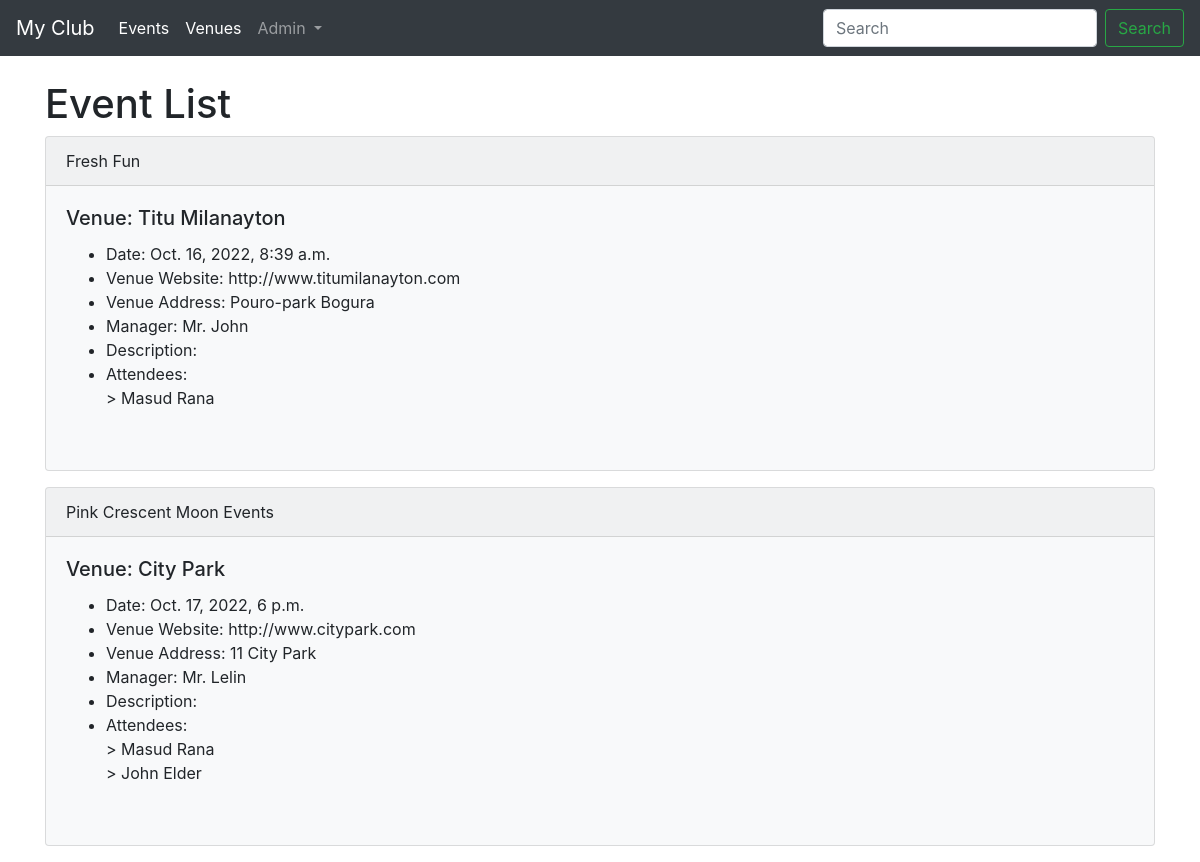
Screenshot of /events/ with the database file from the repository.
### events/models.py (models this page shows)
class Event(models.Model):
	name = models.CharField('Event name', max_length=120)
	event_date = models.DateTimeField('Event date')
	venue = models.ForeignKey(Venue, null=True, on_delete=models.CASCADE)
	manager = models.CharField(max_length=120)
	description = models.TextField(blank=True)
	attendees = models.ManyToManyField(MyClubUser,blank=True)
	class Meta:
		ordering = ('name',)
	def __str__(self):
		return self.name

class Venue(models.Model):
	name = models.CharField('Venue name', max_length=120)
	address = models.CharField(max_length=300)
	zip_code = models.CharField('Zip Code',max_length=10,blank=True)
	phone = models.CharField('Contact phone',max_length=15,blank=True)
	web = models.URLField('Website address', blank=True)
	email = models.EmailField('Email address',blank=True)
	class Meta:
		ordering = ('name',)
	def __str__(self):
		return self.name

class MyClubUser(models.Model):
	first_name = models.CharField(max_length=30)
	last_name = models.CharField(max_length=30)
	email = models.EmailField('User email')
	def __str__(self):
		return self.first_name + ' ' + self.last_name

### events/views.py (the view)
# urls.py: path('events/', views.all_events, name='list-events'),
def all_events(request):
	events = Event.objects.all()
	return render(request, 'events/events_list.html', {'events':events})

### events/templates/events/events_list.html (shortened to what this page needs)
{% extends 'events/base.html' %}
    {% block content %}
      <h1>Event List</h1>
      {% for event in events %}
      <div class="card bg-light mb-3">
  <div class="card-header">{{event}}</div>
  <div class="card-body">
    <h5 class="card-title">Venue: {{event.venue}}</h5>
    <ul>
        <li>Date: {{event.event_date}}</li>
        <li>Venue Website: {{event.venue.web}}</li>
        <li>Venue Address: {{event.venue.address}}</li>
        <li>Manager: {{event.manager}}</li>
        <li>Description: {{event.description}}</li>
        <li>Attendees:<br/>
        {% for userattend in event.attendees.all %}
         > {{userattend}}<br>
        {% endfor %}
        </li>
      </ul>
        <br>
  </div>
</div>
      {% endfor %}
    {% endblock content %}

### events/templates/events/base.html (shortened to what this page needs)
<!doctype html>
<html lang="en">
  <head>
    <link rel="stylesheet" href="https://cdn.jsdelivr.net/npm/bootstrap@4.0.0/dist/css/bootstrap.min.css">
  </head>
  <body>
  		{% include 'events/navbar.html' %}
  		<br>
    	<div class="container">
    		{% block content %}
		{% endblock content %}
    	</div>
  </body>
</html>

### events/templates/events/navbar.html (shortened to what this page needs)
<nav class="navbar navbar-expand-lg navbar-dark bg-dark">
  <a class="navbar-brand" href="{% url 'home' %}">My Club</a>
  <div class="collapse navbar-collapse" id="navbarSupportedContent">
    <ul class="navbar-nav mr-auto">
      <li class="nav-item active">
        <a class="nav-link" href="{% url 'list-events' %}">Events</a>
      </li>
      <li class="nav-item active">
        <a class="nav-link" href="{% url 'list-venue' %}">Venues</a>
      </li>
      <li class="nav-item dropdown">
        <a class="nav-link dropdown-toggle" href="#" id="navbarDropdown" role="button" data-toggle="dropdown" aria-haspopup="true" aria-expanded="false">
          Admin
        </a>
      </li>
    </ul>
    <form class="form-inline my-2 my-lg-0">
      <input class="form-control mr-sm-2" type="search" placeholder="Search" aria-label="Search">
      <button class="btn btn-outline-success my-2 my-sm-0" type="submit">Search</button>
    </form>
  </div>
</nav>

### rows the page displays
Event: name "Fresh Fun", venue "Titu Milanayton", event_date "Oct. 16, 2022, 8:39 a.m.", venue.web "http://www.titumilanayton.com", venue.address "Pouro-park Bogura", manager "Mr. John"
MyClubUser: first_name+last_name "Masud Rana"
Event: name "Pink Crescent Moon Events", venue "City Park", event_date "Oct. 17, 2022, 6 p.m.", venue.web "http://www.citypark.com", venue.address "11 City Park", manager "Mr. Lelin"
MyClubUser: first_name+last_name "John Elder"
